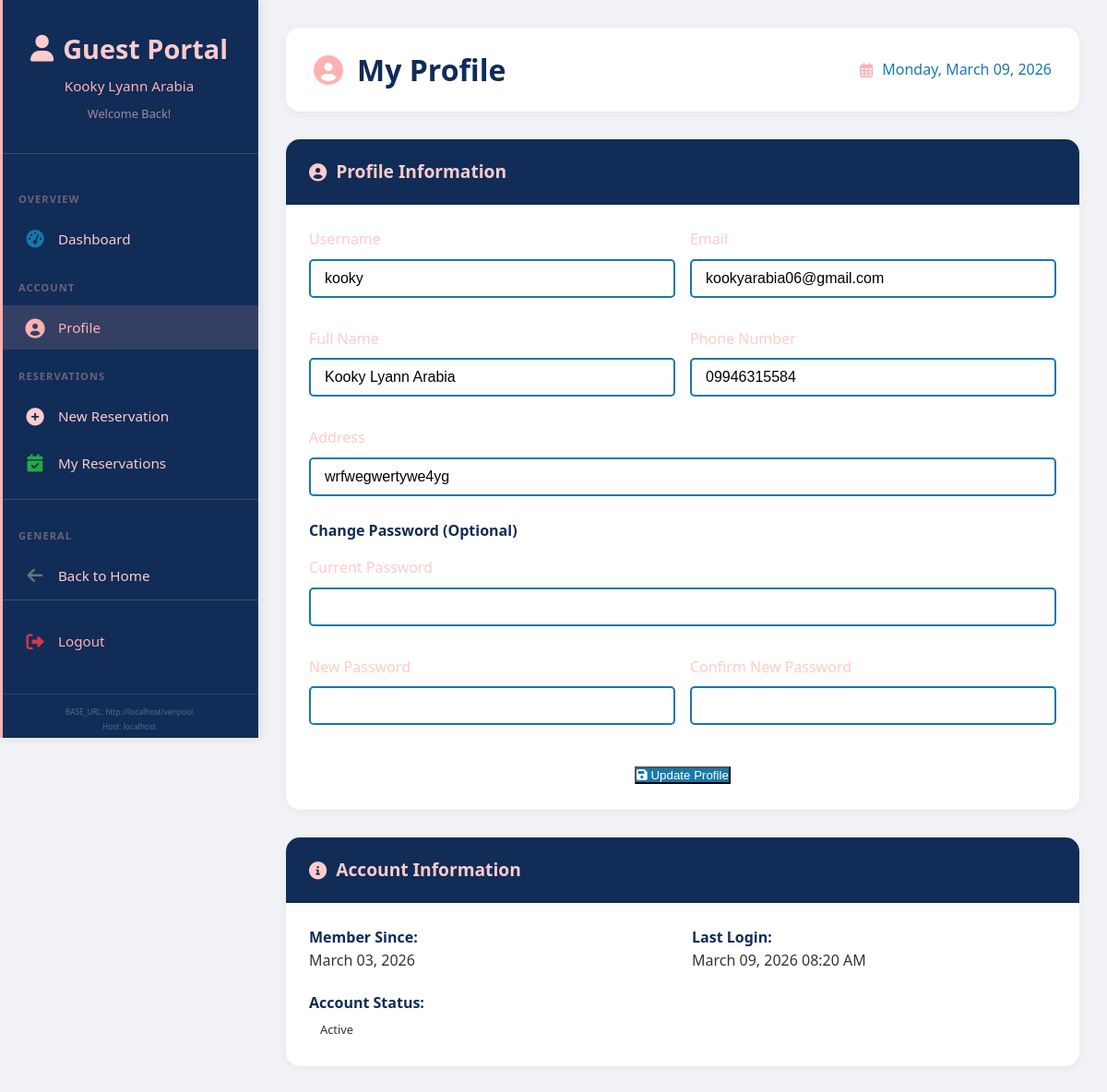
Screenshot of /guest/profile.php (signed in) with the database file from the repository.
### tables this page shows
CREATE TABLE `users` (
  `id` int(11) NOT NULL,
  `username` varchar(50) NOT NULL,
  `email` varchar(100) NOT NULL,
  `password` varchar(255) NOT NULL,
  `full_name` varchar(100) NOT NULL,
  `phone` varchar(20) DEFAULT NULL,
  `address` text DEFAULT NULL,
  `role` enum('super_admin','admin','staff','guest') DEFAULT 'guest',
  `status` enum('active','inactive') DEFAULT 'active',
  `is_walkin_account` tinyint(1) DEFAULT 0,
  `last_login` timestamp NULL DEFAULT NULL,
  `created_at` timestamp NOT NULL DEFAULT current_timestamp(),
  `updated_at` timestamp NOT NULL DEFAULT current_timestamp() ON UPDATE current_timestamp()
);

### includes/database.php (called while the page is built, shortened)
<?php
class Database {
    private static $instance = null;
    private $connection;
    private $debug = true;
    private function __construct() {
        try {
            $dsn = 'mysql:host=' . DB_HOST . ';dbname=' . DB_NAME . ';charset=' . DB_CHARSET;
            $options = [
                PDO::ATTR_ERRMODE => PDO::ERRMODE_EXCEPTION,
                PDO::ATTR_DEFAULT_FETCH_MODE => PDO::FETCH_ASSOC,
                PDO::ATTR_EMULATE_PREPARES => false,
            ];
            $this->connection = new PDO($dsn, DB_USER, DB_PASS, $options);
        } catch (PDOException $e) {
            die("Connection failed: " . $e->getMessage());
        }
    }
    public static function getInstance() {
        if (self::$instance === null) {
            self::$instance = new self();
        }
        return self::$instance;
    }
    public function query($sql, $params = []) {
        try {
            $this->statement = $this->connection->prepare($sql);
            if (!empty($params)) {
                foreach ($params as $key => $value) {
                    $paramType = PDO::PARAM_STR;
                    if (is_int($value)) {
                        $paramType = PDO::PARAM_INT;
                    } elseif (is_bool($value)) {
                        $paramType = PDO::PARAM_BOOL;
                    } elseif (is_null($value)) {
                        $paramType = PDO::PARAM_NULL;
                    }
                    if (is_string($key)) {
                        $this->statement->bindValue(':' . ltrim($key, ':'), $value, $paramType);
                    } else {
                        $this->statement->bindValue($key + 1, $value, $paramType);
                    }
                }
            }
            $this->statement->execute();
            return $this->statement;
        } catch (PDOException $e) {
            if ($this->debug) {
                error_log("Query Error: " . $e->getMessage());
                error_log("SQL: " . $sql);
                error_log("Params: " . print_r($params, true));
            }
            throw $e;
        }
    }
    public function getRow($sql, $params = []) {
        return $this->query($sql, $params)->fetch();
    }
}

### guest/profile.php (the view, shortened to what this page needs)
<?php
require_once BASE_PATH . '/includes/Database.php';
$db = Database::getInstance();
$user = $db->getRow("SELECT * FROM users WHERE id = ?", [$_SESSION['user_id']]);
?>
<!DOCTYPE html>
<html lang="en">
<head>
    <link rel="stylesheet" href="<?php echo BASE_URL; ?>/assets/css/style.css">
    <link rel="stylesheet" href="<?php echo BASE_URL; ?>/assets/css/admin.css">
    <link rel="stylesheet" href="/assets/css/sidebar.css">
    <link rel="stylesheet" href="https://cdnjs.cloudflare.com/ajax/libs/font-awesome/6.0.0/css/all.min.css">
</head>
<body>
    <?php include BASE_PATH . '/includes/sidebar.php'; ?>
    <div class="main-content">
        <div class="top-bar">
            <h1>
                <i class="fas fa-user-circle"></i>
                My Profile
            </h1>
            <div class="date">
                <i class="far fa-calendar-alt"></i> <?php echo date('l, F d, Y'); ?>
            </div>
        </div>
        <div class="card">
            <div class="card-header">
                <h3><i class="fas fa-user-circle"></i> Profile Information</h3>
            </div>
            <div class="card-body">
                <form method="POST">
                    <div class="form-row">
                        <div class="form-group">
                            <label>Username</label>
                            <input type="text" class="form-control" value="<?php echo htmlspecialchars($user['username']); ?>" readonly>
                        </div>
                        <div class="form-group">
                            <label>Email</label>
                            <input type="email" class="form-control" value="<?php echo htmlspecialchars($user['email']); ?>" readonly>
                        </div>
                    </div>
                    <div class="form-row">
                        <div class="form-group">
                            <label for="full_name">Full Name</label>
                            <input type="text" name="full_name" id="full_name" class="form-control"
                                   value="<?php echo htmlspecialchars($user['full_name']); ?>" required>
                        </div>
                        <div class="form-group">
                            <label for="phone">Phone Number</label>
                            <input type="tel" name="phone" id="phone" class="form-control"
                                   value="<?php echo htmlspecialchars($user['phone']); ?>">
                        </div>
                    </div>
                    <div class="form-group">
                        <label for="address">Address</label>
                        <input type="text" name="address" id="address" class="form-control"
                               value="<?php echo htmlspecialchars($user['address']); ?>">
                    </div>
                    <h4 style="color: #102C57; margin: 25px 0 15px;">Change Password (Optional)</h4>
                    <div class="form-row">
                        <div class="form-group">
                            <label for="current_password">Current Password</label>
                            <input type="password" name="current_password" id="current_password" class="form-control">
                        </div>
                    </div>
                    <div class="form-row">
                        <div class="form-group">
                            <label for="new_password">New Password</label>
                            <input type="password" name="new_password" id="new_password" class="form-control">
                        </div>
                        <div class="form-group">
                            <label for="confirm_password">Confirm New Password</label>
                            <input type="password" name="confirm_password" id="confirm_password" class="form-control">
                        </div>
                    </div>
                    <div style="text-align: center; margin-top: 25px;">
                        <button type="submit" class="btn-primary">
                            <i class="fas fa-save"></i> Update Profile
                        </button>
                    </div>
                </form>
            </div>
        </div>
        <div class="card">
            <div class="card-header">
                <h3><i class="fas fa-info-circle"></i> Account Information</h3>
            </div>
            <div class="card-body">
                <div style="display: grid; grid-template-columns: repeat(2, 1fr); gap: 20px;">
                    <div>
                        <p><strong style="color: #102C57;">Member Since:</strong></p>
                        <p><?php echo date('F d, Y', strtotime($user['created_at'])); ?></p>
                    </div>
                    <div>
                        <p><strong style="color: #102C57;">Last Login:</strong></p>
                        <p><?php echo $user['last_login'] ? date('F d, Y h:i A', strtotime($user['last_login'])) : 'Never'; ?></p>
                    </div>
                    <div>
                        <p><strong style="color: #102C57;">Account Status:</strong></p>
                        <p><span class="status-badge status-<?php echo $user['status']; ?>"><?php echo ucfirst($user['status']); ?></span></p>
                    </div>
                </div>
            </div>
        </div>
    </div>
</body>
</html>

### includes/sidebar.php (shortened to what this page needs)
<?php
if (!isset($current_user)) {
    global $db, $_SESSION;
    if (isset($_SESSION['user_id'])) {
        $current_user = $db->getRow("SELECT * FROM users WHERE id = ?", [$_SESSION['user_id']]);
    }
}
$user_role = $current_user['role'] ?? 'guest';
$user_name = $current_user['full_name'] ?? $current_user['username'] ?? 'User';
$current_page = basename($_SERVER['PHP_SELF']);
$current_directory = basename(dirname($_SERVER['PHP_SELF']));
?>
<div class="sidebar <?php echo $user_role; ?>-sidebar" id="sidebar">
    <div class="sidebar-header <?php echo $user_role; ?>-header">
        <h2>
            <?php if ($user_role == 'super_admin'): ?>
                <i class="fas fa-crown"></i>
            <?php elseif ($user_role == 'admin'): ?>
                <i class="fas fa-user-shield"></i>
            <?php elseif ($user_role == 'staff'): ?>
                <i class="fas fa-user-tie"></i>
            <?php else: ?>
                <i class="fas fa-user"></i>
            <?php endif; ?>
            <span>
                <?php
                if ($user_role == 'super_admin') echo 'Super Admin';
                elseif ($user_role == 'admin') echo 'Admin';
                elseif ($user_role == 'staff') echo 'Staff';
                else echo 'Guest Portal';
                ?>
            </span>
        </h2>
        <p><?php echo htmlspecialchars($user_name); ?></p>
        <small>
            <?php
            if ($user_role == 'super_admin') echo 'Full Access';
            elseif ($user_role == 'admin') echo 'Management';
            elseif ($user_role == 'staff') echo 'Front Desk';
            else echo 'Welcome Back!';
            ?>
        </small>
    </div>
    <ul class="sidebar-menu <?php echo $user_role; ?>" id="sidebarMenu">
        <?php if ($user_role == 'super_admin' || $user_role == 'admin'): ?>
            <li class="menu-section-header">
                <span class="menu-section-title">DASHBOARD</span>
            </li>
            <li>
                <a href="<?php echo BASE_URL; ?>/admin/dashboard.php" class="<?php echo ($current_directory == 'admin' && $current_page == 'dashboard.php') ? 'active' : ''; ?>">
                    <i class="fas fa-tachometer-alt"></i> <span>Main Dashboard</span>
                </a>
            </li>
            <li class="menu-section-header">
                <span class="menu-section-title">OPERATIONS</span>
            </li>
            <li>
                <a href="<?php echo BASE_URL; ?>/admin/walkin.php" class="<?php echo ($current_directory == 'admin' && $current_page == 'walkin.php') ? 'active' : ''; ?>">
                    <i class="fas fa-user-plus"></i> <span>Walk-in</span>
                </a>
            </li>
            <li>
                <a href="<?php echo BASE_URL; ?>/admin/reservations.php" class="<?php echo ($current_directory == 'admin' && $current_page == 'reservations.php') ? 'active' : ''; ?>">
                    <i class="fas fa-calendar-check"></i> <span>Reservations</span>
                    <?php
                    if ($user_role == 'super_admin' || $user_role == 'admin') {
                        global $db;
                        $pending_count = $db->getValue("SELECT COUNT(*) FROM reservations WHERE status = 'pending'");
                        if ($pending_count > 0) {
                            echo '<span class="menu-badge warning">' . $pending_count . '</span>';
                        }
                    }
                    ?>
                </a>
            </li>
            <li class="menu-section-header">
                <span class="menu-section-title">Manage Facilities</span>
            </li>
                    <li>
                        <a href="<?php echo BASE_URL; ?>/admin/rooms.php" class="<?php echo ($current_directory == 'admin' && $current_page == 'rooms.php') ? 'active' : ''; ?>">
                            <i class="fas fa-bed"></i> <span>Rooms</span>
                        </a>
                    </li>
                    <li>
                        <a href="<?php echo BASE_URL; ?>/admin/cottages.php" class="<?php echo ($current_directory == 'admin' && $current_page == 'cottages.php') ? 'active' : ''; ?>">
                            <i class="fas fa-home"></i> <span>Cottages</span>
                        </a>
                    </li>
                    <li>
                        <a href="<?php echo BASE_URL; ?>/admin/pools.php" class="<?php echo ($current_directory == 'admin' && $current_page == 'pools.php') ? 'active' : ''; ?>">
                            <i class="fas fa-swimmer"></i> <span>Pools</span>
                        </a>
                    </li>
            </li>
            <li class="menu-section-header">
                <span class="menu-section-title">USER MANAGEMENT</span>
            </li>
            <li>
                <a href="<?php echo BASE_URL; ?>/admin/users.php" class="<?php echo ($current_directory == 'admin' && $current_page == 'users.php') ? 'active' : ''; ?>">
                    <i class="fas fa-users"></i> <span>Users</span>
                </a>
            </li>
            <li class="menu-section-header">
                <span class="menu-section-title">SYSTEM</span>
            </li>
            <li>
                <a href="<?php echo BASE_URL; ?>/admin/reports.php" class="<?php echo ($current_directory == 'admin' && $current_page == 'reports.php') ? 'active' : ''; ?>">
                    <i class="fas fa-chart-bar"></i> <span>Reports</span>
                </a>
            </li>
        <?php else: ?>
            <li class="menu-section-header">
                <span class="menu-section-title">OVERVIEW</span>
            </li>
            <li>
                <a href="<?php echo BASE_URL; ?>/guest/dashboard.php" class="<?php echo ($current_directory == 'guest' && $current_page == 'dashboard.php') ? 'active' : ''; ?>">
                    <i class="fas fa-tachometer-alt"></i> <span>Dashboard</span>
                </a>
            </li>
             <li class="menu-section-header">
                <span class="menu-section-title">ACCOUNT</span>
            </li>
            <li>
                <a href="<?php echo BASE_URL; ?>/guest/profile.php" class="<?php echo ($current_directory == 'guest' && $current_page == 'profile.php') ? 'active' : ''; ?>">
                    <i class="fas fa-user-circle"></i> <span>Profile</span>
                </a>
            </li>
            <li class="menu-section-header">
                <span class="menu-section-title">RESERVATIONS</span>
            </li>
            <li>
                <a href="<?php echo BASE_URL; ?>/guest/new-reservation.php" class="<?php echo ($current_directory == 'guest' && $current_page == 'new-reservation.php') ? 'active' : ''; ?>">
                    <i class="fas fa-plus-circle"></i> <span>New Reservation</span>
                </a>
            </li>
            <li>
                <a href="<?php echo BASE_URL; ?>/guest/reservations.php" class="<?php echo ($current_directory == 'guest' && $current_page == 'reservations.php') ? 'active' : ''; ?>">
                    <i class="fas fa-calendar-check"></i> <span>My Reservations</span>
                </a>
            </li>
        <?php endif; ?>
        <li class="menu-divider"></li>
        <li class="menu-section-header">
            <span class="menu-section-title">GENERAL</span>
        </li>
        <li>
            <a href="<?php echo BASE_URL; ?>/index.php">
                <i class="fas fa-arrow-left"></i> <span>Back to Home</span>
            </a>
        </li>
        <li class="logout">
            <a href="<?php echo BASE_URL; ?>/logout.php">
                <i class="fas fa-sign-out-alt"></i> <span>Logout</span>
            </a>
        </li>
    </ul>
    <div style="padding: 10px; font-size: 10px; color: rgba(255,255,255,0.3); text-align: center; border-top: 1px solid rgba(255,255,255,0.1); margin-top: 10px;">
        <small>BASE_URL: <?php echo BASE_URL; ?></small><br>
        <small>Host: <?php echo $_SERVER['HTTP_HOST']; ?></small><br>
        <small>Env: <?php echo (strpos($_SERVER['HTTP_HOST'], 'ngrok') !== false) ? 'ngrok' : 'localhost'; ?></small>
    </div>
</div>

### rows the page displays
users: full_name "Kooky Lyann Arabia", username "kooky", email "kookyarabia06@gmail.com", phone "09946315584", address "wrfwegwertywe4yg", created_at "March 03, 2026", last_login "March 09, 2026 08:20 AM", status "Active"

### other values shown
BASE_URL "http://localhost/veripool"
$_SERVER['HTTP_HOST'] "localhost"
